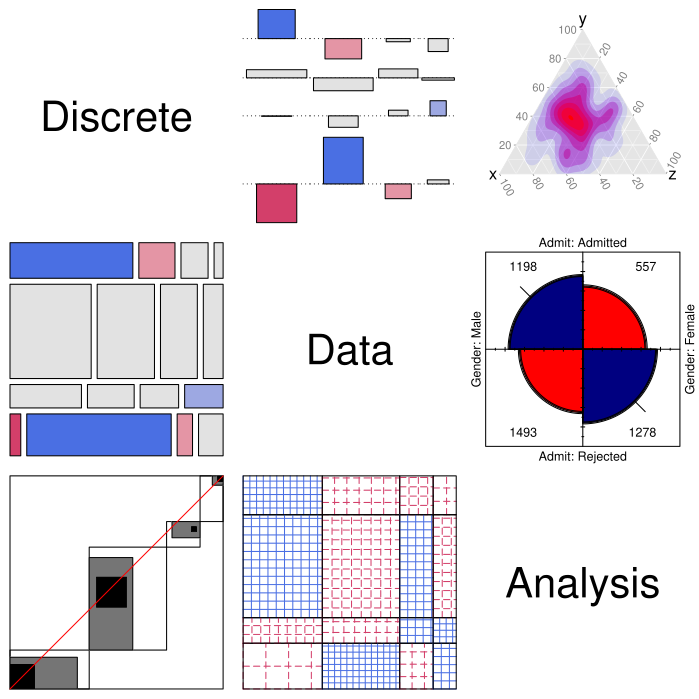

Generate this figure with R:
library(vcd)
grid.newpage()
pushViewport(viewport(layout = grid.layout(3,3)))

## diagonal entries: text
pushViewport(viewport(layout.pos.col = 1, layout.pos.row = 1))
grid.text("Discrete", gp = gpar(fontsize = 36))
popViewport()
pushViewport(viewport(layout.pos.col = 2, layout.pos.row = 2))
grid.text("Data", gp = gpar(fontsize = 36))
popViewport()
pushViewport(viewport(layout.pos.col = 3, layout.pos.row = 3))
grid.text("Analysis", gp = gpar(fontsize = 36))
popViewport()

hec <- margin.table(HairEyeColor, 1:2)

## mosaic
pushViewport(viewport(layout.pos.col = 1, layout.pos.row = 2))
mosaic(hec, shade = TRUE, newpage = FALSE, legend = FALSE, labels = FALSE, margins = 0.5)
popViewport()

## assoc plot
pushViewport(viewport(layout.pos.col = 2, layout.pos.row = 1))
assoc(hec, shade = TRUE, newpage = FALSE, legend = FALSE, labels = FALSE, margins = 0.5)
popViewport()

## sieve plot
pushViewport(viewport(layout.pos.col = 2, layout.pos.row = 3))
sieve(hec, shade = TRUE, newpage = FALSE, legend = FALSE, labels = FALSE, margins = 0.5)
popViewport()

## agreement plot
pushViewport(viewport(layout.pos.col = 1, layout.pos.row = 3))
agreementplot(hec, newpage = F, margins = 0.5, xlab = "", ylab = "",
              xscale = F, yscale = F, gp = gpar(fontsize = 0))
popViewport()

## ternary plot
pushViewport(viewport(layout.pos.col = 3, layout.pos.row = 1))
suppressMessages(library(ggtern))
set.seed(1)
DATA <- data.frame(x = runif(100), 
                   y = runif(100), 
                   z = runif(100))
plot <- ggtern(data = DATA,
               aes(x, y, z))
plot <- plot + stat_density2d(method = "lm", fullrange = T,
                      n = 200, geom = "polygon",
                      aes(fill = ..level..,
                          alpha = ..level..)) +
#    geom_point() +
#    theme_tern_rgbw() +
    theme(plot.margin = unit(c(0,0,0,0), "npc"),
          axis.tern.padding = unit(0.2, "npc")) +
    scale_fill_gradient(low = "blue",high = "red") +
    guides(color = "none", fill = "none", alpha = "none")
print(plot, newpage = F)
popViewport()

## fourfold
pushViewport(viewport(layout.pos.col = 3, layout.pos.row = 2))
fourfold(margin.table(UCBAdmissions, 1:2), newpage = F)
popViewport()
